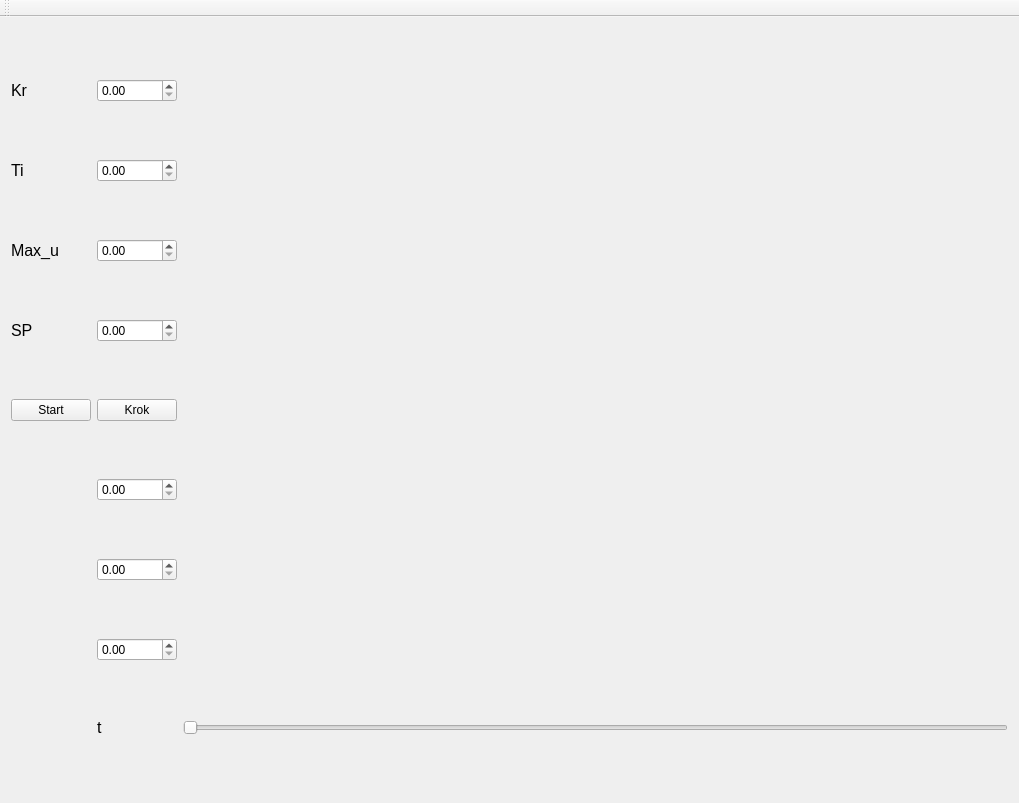
<?xml version="1.0" encoding="UTF-8"?>
<ui version="4.0">
 <class>MainWindow</class>
 <widget class="QMainWindow" name="MainWindow">
  <property name="geometry">
   <rect>
    <x>0</x>
    <y>0</y>
    <width>1019</width>
    <height>803</height>
   </rect>
  </property>
  <property name="windowTitle">
   <string>MainWindow</string>
  </property>
  <widget class="QWidget" name="centralWidget">
   <property name="enabled">
    <bool>true</bool>
   </property>
   <layout class="QGridLayout" name="gridLayout">
    <item row="4" column="2" rowspan="4">
     <widget class="QCustomPlot" name="Plot2" native="true"/>
    </item>
    <item row="0" column="2" rowspan="4">
     <widget class="QCustomPlot" name="Plot1" native="true"/>
    </item>
    <item row="8" column="1">
     <widget class="QLabel" name="label_5">
      <property name="font">
       <font>
        <pointsize>12</pointsize>
       </font>
      </property>
      <property name="text">
       <string>t</string>
      </property>
     </widget>
    </item>
    <item row="3" column="1">
     <widget class="QDoubleSpinBox" name="w_changeSp"/>
    </item>
    <item row="2" column="1">
     <widget class="QDoubleSpinBox" name="w_changeMax_u"/>
    </item>
    <item row="3" column="0">
     <widget class="QLabel" name="label_6">
      <property name="font">
       <font>
        <pointsize>12</pointsize>
       </font>
      </property>
      <property name="text">
       <string>SP</string>
      </property>
     </widget>
    </item>
    <item row="0" column="1">
     <widget class="QDoubleSpinBox" name="w_changeKr"/>
    </item>
    <item row="0" column="0">
     <widget class="QLabel" name="label_3">
      <property name="font">
       <font>
        <pointsize>12</pointsize>
       </font>
      </property>
      <property name="text">
       <string>Kr</string>
      </property>
     </widget>
    </item>
    <item row="1" column="0">
     <widget class="QLabel" name="label_2">
      <property name="font">
       <font>
        <pointsize>12</pointsize>
       </font>
      </property>
      <property name="text">
       <string>Ti</string>
      </property>
     </widget>
    </item>
    <item row="2" column="0">
     <widget class="QLabel" name="label_4">
      <property name="font">
       <font>
        <pointsize>12</pointsize>
       </font>
      </property>
      <property name="text">
       <string>Max_u</string>
      </property>
     </widget>
    </item>
    <item row="8" column="2">
     <widget class="QSlider" name="horizontalSlider">
      <property name="minimum">
       <number>10</number>
      </property>
      <property name="maximum">
       <number>5000</number>
      </property>
      <property name="pageStep">
       <number>10</number>
      </property>
      <property name="orientation">
       <enum>Qt::Horizontal</enum>
      </property>
     </widget>
    </item>
    <item row="6" column="1">
     <widget class="QDoubleSpinBox" name="w_changeKr_3"/>
    </item>
    <item row="7" column="1">
     <widget class="QDoubleSpinBox" name="w_changeTi_2"/>
    </item>
    <item row="1" column="1">
     <widget class="QDoubleSpinBox" name="w_changeTi"/>
    </item>
    <item row="4" column="0">
     <widget class="QPushButton" name="pushButton">
      <property name="text">
       <string>Start</string>
      </property>
     </widget>
    </item>
    <item row="5" column="1">
     <widget class="QDoubleSpinBox" name="w_changeKr_2"/>
    </item>
    <item row="4" column="1">
     <widget class="QPushButton" name="pushButton_2">
      <property name="text">
       <string>Krok</string>
      </property>
     </widget>
    </item>
   </layout>
  </widget>
  <widget class="QMenuBar" name="menuBar">
   <property name="geometry">
    <rect>
     <x>0</x>
     <y>0</y>
     <width>1019</width>
     <height>25</height>
    </rect>
   </property>
  </widget>
  <widget class="QToolBar" name="mainToolBar">
   <attribute name="toolBarArea">
    <enum>TopToolBarArea</enum>
   </attribute>
   <attribute name="toolBarBreak">
    <bool>false</bool>
   </attribute>
  </widget>
 </widget>
 <layoutdefault spacing="6" margin="11"/>
 <customwidgets>
  <customwidget>
   <class>QCustomPlot</class>
   <extends>QWidget</extends>
   <header>qcustomplot.h</header>
   <container>1</container>
  </customwidget>
 </customwidgets>
 <resources/>
 <connections/>
</ui>
